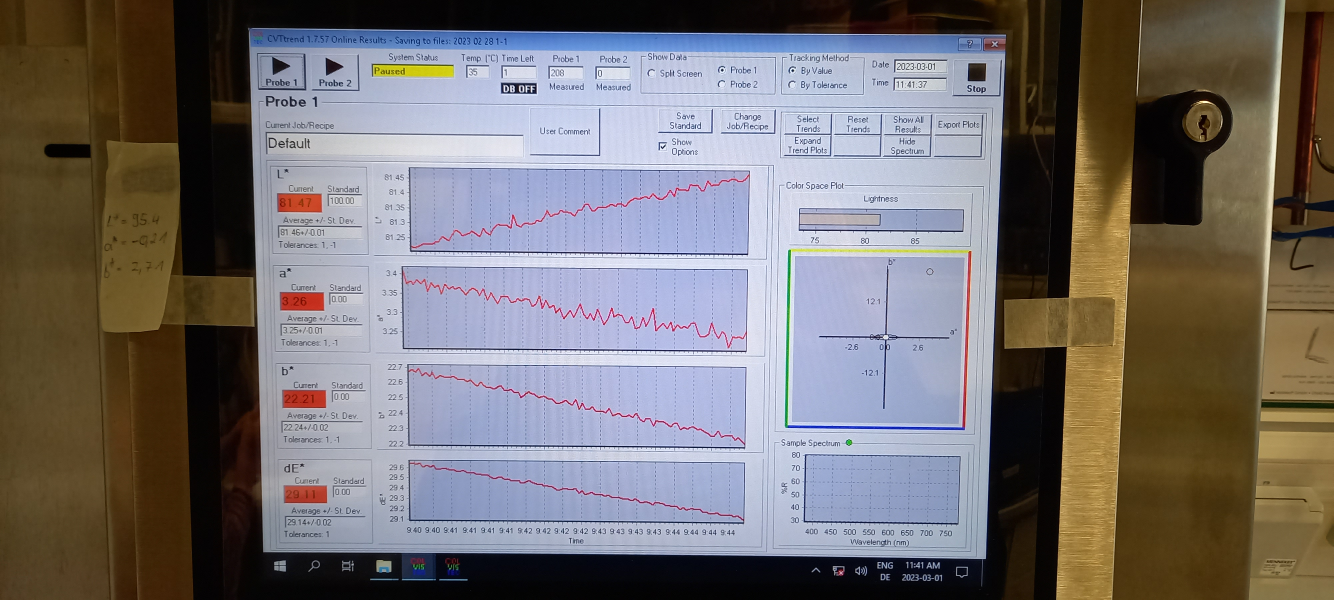
#> input picture images/cvt_spectrometer.jpg, 4000 x 1800 px (shown at 1/3 size)
$ python main.py
#> lines starting #> are read from the running program, lines starting #| are printed output that depends on the picture
#> further down, original_img is the input picture: shape (1800, 4000, 3); mean B, G, R 111.4, 111.8, 116.9
import cv2
from pytesseract import pytesseract
from PIL import Image


def ResizeWithAspectRatio(image, width=None, height=None, inter=cv2.INTER_AREA):
#> called with height = 720, inter = 3
    dim = None
    (h, w) = image.shape[:2]
#> h = 1800; w = 4000

    if width is None and height is None:
        return image
    if width is None:
        r = height / float(h)
#> r = 0.4
        dim = (int(w * r), height)
#> dim = (1600, 720)
    else:
        r = width / float(w)
        dim = (width, int(h * r))

    return cv2.resize(image, dim, interpolation=inter)


pytesseract.tesseract_cmd = r'C:\Program Files\Tesseract-OCR\tesseract'

# Load image
original_img = cv2.imread('images/cvt_spectrometer.jpg')
original_img = ResizeWithAspectRatio(original_img, height= 720)

# Apply contrast enhancement
img = cv2.cvtColor(original_img, cv2.COLOR_BGR2GRAY)
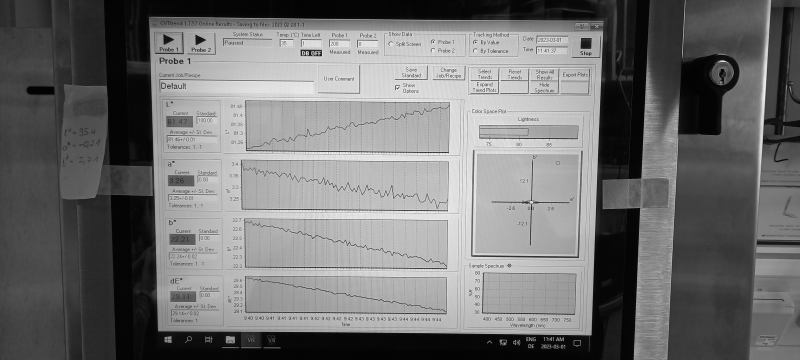
#> img: shape (720, 1600) (shown at 1/2 size); min 1, max 249, mean 113.3
img = cv2.equalizeHist(img)
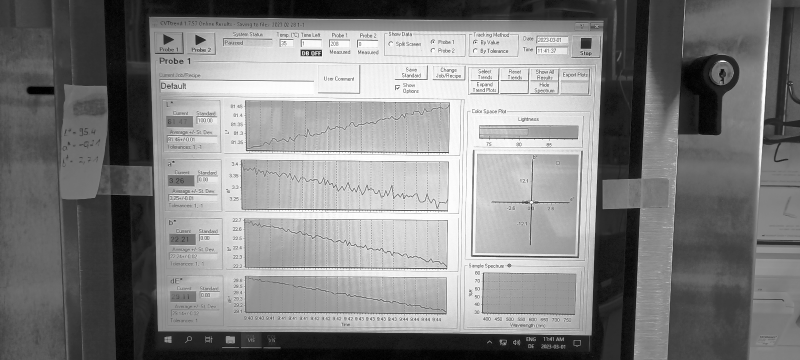
#> img: shape (720, 1600) (shown at 1/2 size); min 0, max 255, mean 128.4

# Apply noise reduction
# img = cv2.medianBlur(img, 3)

# Apply adaptive thresholding
img = cv2.adaptiveThreshold(img, 255, cv2.ADAPTIVE_THRESH_GAUSSIAN_C, cv2.THRESH_BINARY, 15, 10)
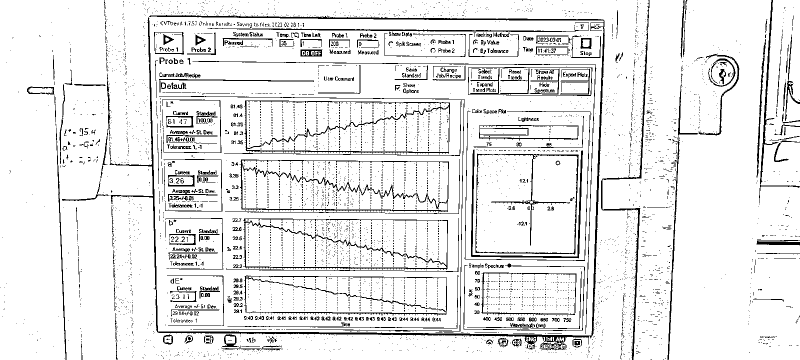
#> img: shape (720, 1600) (shown at 1/2 size); 91.1% white; black in thin lines or dots

# Define ROI
#> (the run stopped early here; a loop or call above may not have finished)
